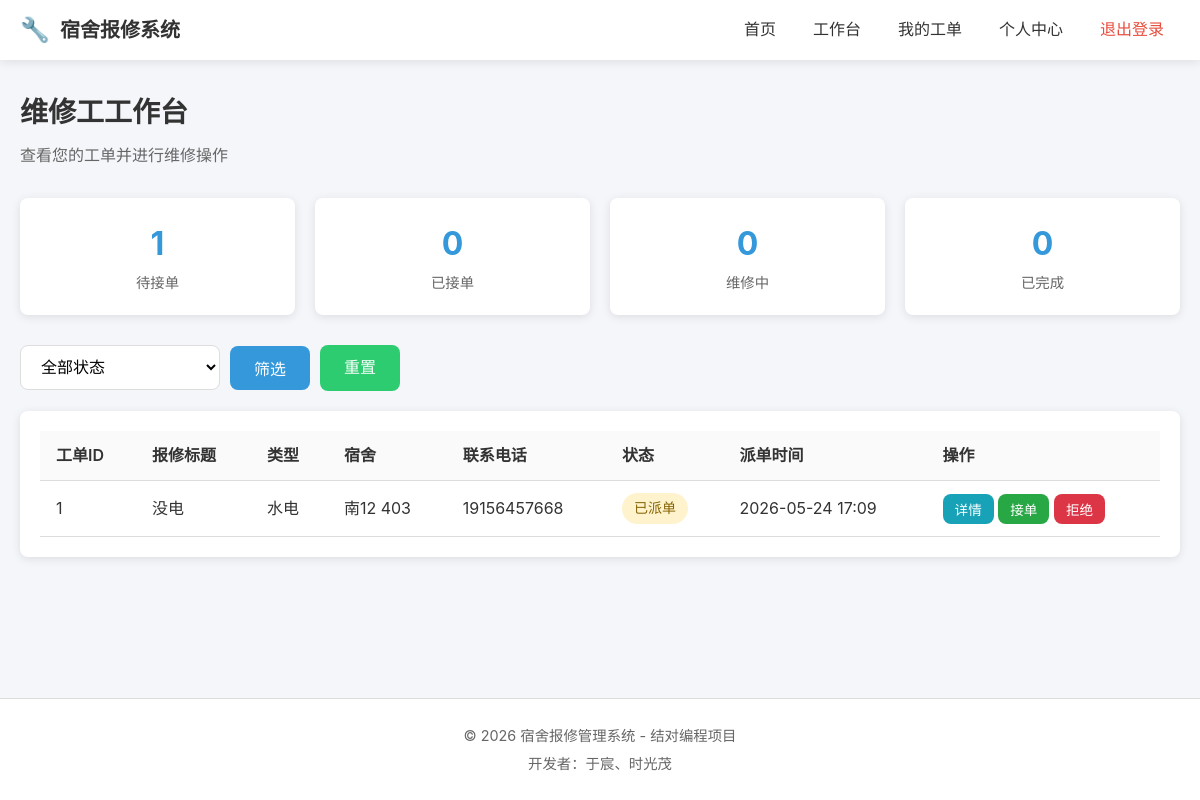
The page /workorders/dashboard/ (signed in) on the database as committed earlier.
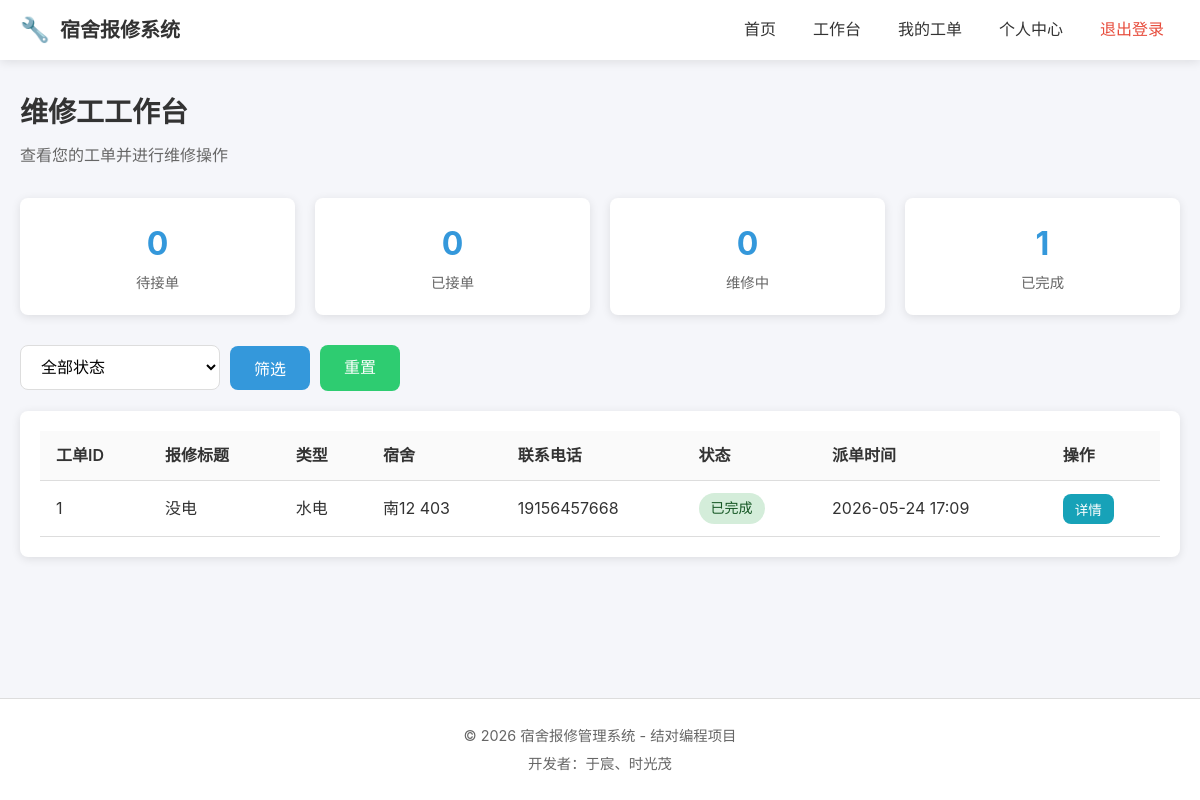
The same page on the database as committed later.
### workorders/models.py (models this page shows, shortened)
class WorkOrder(models.Model):
    STATUS_CHOICES = [
        ('assigned', '已派单'),
        ('accepted', '已接单'),
        ('in_progress', '维修中'),
        ('completed', '已完成'),
        ('rejected', '已拒绝'),
    ]
    repair_request = models.OneToOneField(
        RepairRequest,
        on_delete=models.CASCADE,
        related_name='work_order',
        verbose_name='报修单'
    )
    worker = models.ForeignKey(
        settings.AUTH_USER_MODEL,
        on_delete=models.SET_NULL,
        null=True,
        blank=True,
        related_name='work_orders',
        verbose_name='维修工'
    )
    status = models.CharField('状态', max_length=20, choices=STATUS_CHOICES, default='assigned')
    assigned_by = models.ForeignKey(
        settings.AUTH_USER_MODEL,
        on_delete=models.SET_NULL,
        null=True,
        related_name='assigned_orders',
        verbose_name='派单管理员'
    )
    assigned_at = models.DateTimeField('派单时间', auto_now_add=True)
    accepted_at = models.DateTimeField('接单时间', null=True, blank=True)
    started_at = models.DateTimeField('开始维修时间', null=True, blank=True)
    completed_at = models.DateTimeField('完成时间', null=True, blank=True)
    remark = models.TextField('维修备注', blank=True, default='')
    created_at = models.DateTimeField('创建时间', auto_now_add=True)
    updated_at = models.DateTimeField('更新时间', auto_now=True)
    class Meta:
        db_table = 'work_orders'
        verbose_name = '工单'
        verbose_name_plural = '工单'
        ordering = ['-created_at']
        indexes = [
            models.Index(fields=['status']),
            models.Index(fields=['worker']),
        ]

### repairs/models.py (models this page shows, shortened)
class RepairRequest(models.Model):
    TYPE_CHOICES = [
        ('electric', '水电'),
        ('door', '门窗'),
        ('furniture', '家具'),
        ('network', '网络'),
        ('other', '其他'),
    ]
    STATUS_CHOICES = [
        ('pending', '待处理'),
        ('processing', '处理中'),
        ('completed', '已完成'),
        ('cancelled', '已取消'),
    ]
    student = models.ForeignKey(
        settings.AUTH_USER_MODEL,
        on_delete=models.CASCADE,
        related_name='repair_requests',
        verbose_name='报修学生'
    )
    title = models.CharField('报修标题', max_length=100)
    description = models.TextField('问题描述')
    repair_type = models.CharField('报修类型', max_length=50, choices=TYPE_CHOICES, default='other')
    dorm_building = models.CharField('宿舍楼', max_length=50)
    dorm_room = models.CharField('房间号', max_length=20)
    contact_phone = models.CharField('联系电话', max_length=20)
    status = models.CharField('状态', max_length=20, choices=STATUS_CHOICES, default='pending')
    created_at = models.DateTimeField('创建时间', auto_now_add=True)
    updated_at = models.DateTimeField('更新时间', auto_now=True)
    class Meta:
        db_table = 'repair_requests'
        verbose_name = '报修单'
        verbose_name_plural = '报修单'
        ordering = ['-created_at']
        indexes = [
            models.Index(fields=['status']),
            models.Index(fields=['created_at']),
        ]

### workorders/views.py (the view)
# urls.py: path('dashboard/', views.worker_dashboard, name='worker_dashboard'),
@login_required
def worker_dashboard(request):
    if not request.user.is_worker():
        messages.error(request, '仅维修工可访问')
        return redirect('index')
    status = request.GET.get('status', '')
    work_orders = WorkOrder.objects.filter(worker=request.user)
    if status:
        work_orders = work_orders.filter(status=status)
    work_orders = work_orders.order_by('-created_at')
    from django.core.paginator import Paginator
    paginator = Paginator(work_orders, 10)
    page = request.GET.get('page', 1)
    page_obj = paginator.get_page(page)
    context = {
        'page_obj': page_obj,
        'current_status': status,
        'pending': WorkOrder.objects.filter(worker=request.user, status='assigned').count(),
        'accepted': WorkOrder.objects.filter(worker=request.user, status='accepted').count(),
        'in_progress': WorkOrder.objects.filter(worker=request.user, status='in_progress').count(),
        'completed': WorkOrder.objects.filter(worker=request.user, status='completed').count(),
    }
    return render(request, 'workorders/worker_dashboard.html', context)

### users/models.py (called while the page is built)
    def is_worker(self):
        return self.role == 'worker'

### templates/workorders/worker_dashboard.html (shortened to what this page needs)
{% extends 'base.html' %}
{% block content %}
<div class="page-header">
    <h2>维修工工作台</h2>
    <p class="text-muted">查看您的工单并进行维修操作</p>
</div>
<div class="stats-row">
    <div class="stat-item">
        <span class="stat-num">{{ pending }}</span>
        <span class="stat-text">待接单</span>
    </div>
    <div class="stat-item">
        <span class="stat-num">{{ accepted }}</span>
        <span class="stat-text">已接单</span>
    </div>
    <div class="stat-item">
        <span class="stat-num">{{ in_progress }}</span>
        <span class="stat-text">维修中</span>
    </div>
    <div class="stat-item">
        <span class="stat-num">{{ completed }}</span>
        <span class="stat-text">已完成</span>
    </div>
</div>
<div class="filter-bar">
    <form method="get" class="filter-form">
        <select name="status" class="form-select filter-select">
            <option value="">全部状态</option>
        </select>
        <button type="submit" class="btn btn-primary">筛选</button>
        <a href="{% url 'workorders:worker_dashboard' %}" class="btn btn-secondary">重置</a>
    </form>
</div>
<div class="card">
    <div class="card-body">
        <table class="table">
            <thead>
                <tr>
                    <th>工单ID</th>
                    <th>报修标题</th>
                    <th>类型</th>
                    <th>宿舍</th>
                    <th>联系电话</th>
                    <th>状态</th>
                    <th>派单时间</th>
                    <th>操作</th>
                </tr>
            </thead>
            <tbody>
                {% for item in page_obj %}
                <tr>
                    <td>{{ item.id }}</td>
                    <td>{{ item.repair_request.title }}</td>
                    <td>{{ item.repair_request.get_repair_type_display }}</td>
                    <td>{{ item.repair_request.dorm_building }} {{ item.repair_request.dorm_room }}</td>
                    <td>{{ item.repair_request.contact_phone }}</td>
                    <td><span class="badge badge-{{ item.status }}">{{ item.get_status_display }}</span></td>
                    <td>{{ item.assigned_at|date:"Y-m-d H:i" }}</td>
                    <td>
                        <button class="btn btn-sm btn-info" onclick="viewDetail('{{ item.id }}')">详情</button>
                        {% if item.status == 'assigned' %}
                        <button class="btn btn-sm btn-success" onclick="acceptOrder('{{ item.id }}')">接单</button>
                        <button class="btn btn-sm btn-danger" onclick="rejectOrder('{{ item.id }}')">拒绝</button>
                        {% elif item.status == 'accepted' %}
                        <button class="btn btn-sm btn-warning" onclick="startWork('{{ item.id }}')">开始维修</button>
                        {% elif item.status == 'in_progress' %}
                        <button class="btn btn-sm btn-success" onclick="completeWork('{{ item.id }}')">完成维修</button>
                        {% endif %}
                    </td>
                </tr>
                {% empty %}
                <tr>
                    <td colspan="8" class="text-center">暂无工单</td>
                </tr>
                {% endfor %}
            </tbody>
        </table>
    </div>
</div>
{% endblock %}

Rows that differ between the two databases and show on the page:
changed WorkOrder "没电": status "已派单" → "已完成"; no longer shows "接单 拒绝"
Other text that changed with them:
{{ pending }}: "1" → "0"
{{ completed }}: "0" → "1"
